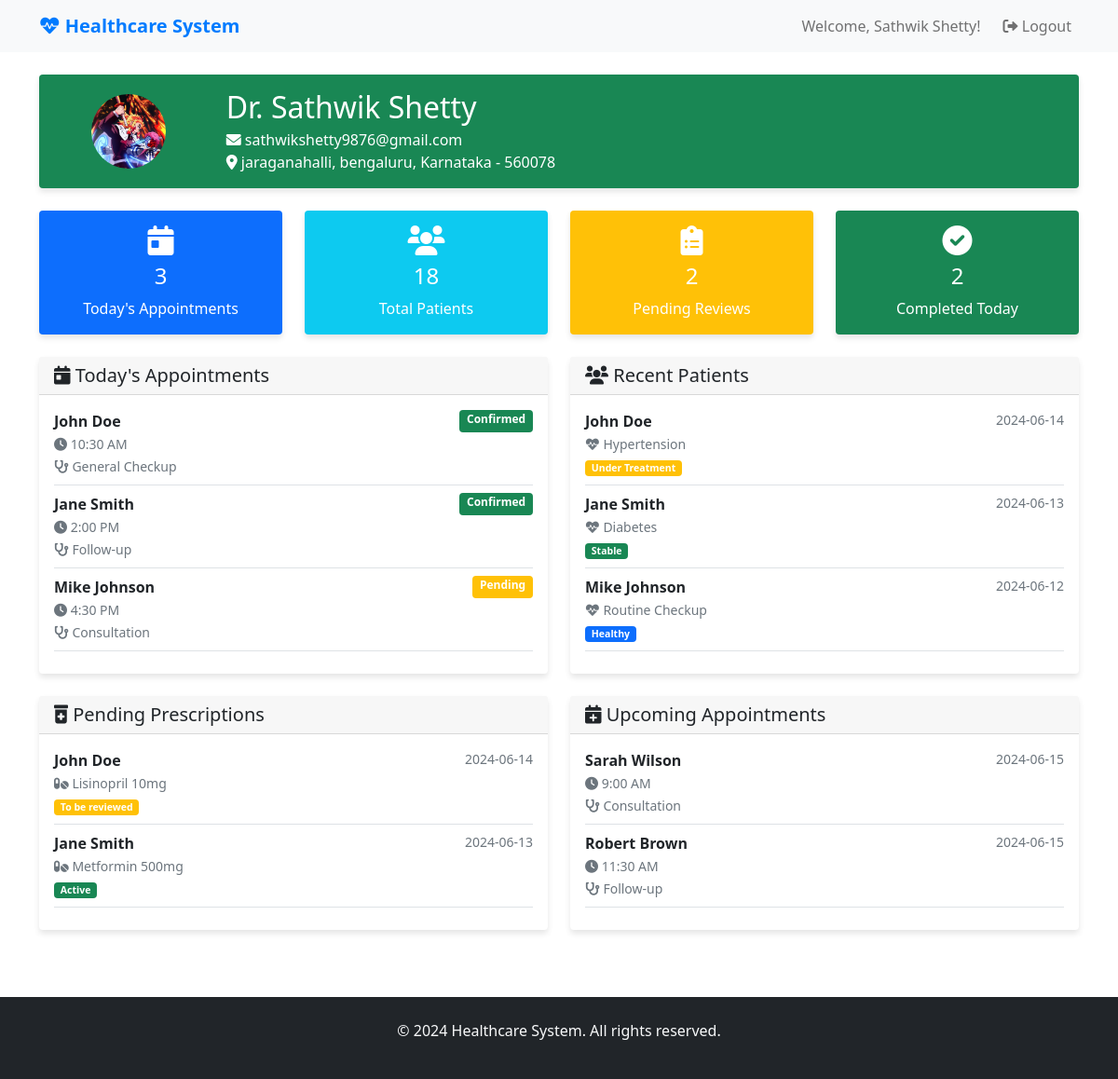
Screenshot of /doctor/dashboard/ (signed in) with the database file from the repository.
### users/models.py (models this page shows, shortened)
class Doctor(models.Model):
    user = models.OneToOneField(User, on_delete=models.CASCADE)
    profile_picture = models.ImageField(upload_to='profiles/doctors/', blank=True, null=True)
    address = models.OneToOneField(Address, on_delete=models.SET_NULL, null=True, blank=True)

class Address(models.Model):
    line1 = models.CharField(max_length=255)
    city = models.CharField(max_length=100)
    state = models.CharField(max_length=100)
    pincode = models.CharField(max_length=10)

### users/views.py (the view)
# urls.py: path('doctor/dashboard/', views.doctor_dashboard, name='doctor_dashboard'),
@login_required
def doctor_dashboard(request):
    try:
        doctor = Doctor.objects.get(user=request.user)
        today_appointments = [
            {
                'id': 1,
                'patient_name': 'John Doe',
                'time': '10:30 AM',
                'type': 'General Checkup',
                'status': 'Confirmed'
            },
            {
                'id': 2,
                'patient_name': 'Jane Smith',
                'time': '2:00 PM',
                'type': 'Follow-up',
                'status': 'Confirmed'
            },
            {
                'id': 3,
                'patient_name': 'Mike Johnson',
                'time': '4:30 PM',
                'type': 'Consultation',
                'status': 'Pending'
            }
        ]
        recent_patients = [
            {
                'id': 1,
                'name': 'John Doe',
                'last_visit': '2024-06-14',
                'condition': 'Hypertension',
                'status': 'Under Treatment'
            },
            {
                'id': 2,
                'name': 'Jane Smith',
                'last_visit': '2024-06-13',
                'condition': 'Diabetes',
                'status': 'Stable'
            },
            {
                'id': 3,
                'name': 'Mike Johnson',
                'last_visit': '2024-06-12',
                'condition': 'Routine Checkup',
                'status': 'Healthy'
            }
        ]
        pending_prescriptions = [
            {
                'id': 1,
                'patient': 'John Doe',
                'medicine': 'Lisinopril 10mg',
                'date': '2024-06-14',
                'status': 'To be reviewed'
            },
            {
                'id': 2,
                'patient': 'Jane Smith',
                'medicine': 'Metformin 500mg',
                'date': '2024-06-13',
                'status': 'Active'
            }
        ]
        upcoming_appointments = [
            {
                'id': 4,
                'patient_name': 'Sarah Wilson',
                'date': '2024-06-15',
                'time': '9:00 AM',
                'type': 'Consultation'
            },
            {
                'id': 5,
                'patient_name': 'Robert Brown',
                'date': '2024-06-15',
                'time': '11:30 AM',
                'type': 'Follow-up'
            }
        ]
        stats = {
            'today_appointments': len(today_appointments),
            'total_patients': len(recent_patients) + 15,  # Mock total
            'pending_reviews': len(pending_prescriptions),
            'completed_today': 2  # Mock completed appointments
        }
        context = {
            'doctor': doctor,
            'user': request.user,
            'today_appointments': today_appointments,
            'recent_patients': recent_patients[:5],  # Show only 5 recent
            'pending_prescriptions': pending_prescriptions,
            'upcoming_appointments': upcoming_appointments[:3],  # Show only 3 upcoming
            'stats': stats,
        }
        return render(request, 'doctor_dashboard.html', context)
    except Doctor.DoesNotExist:
        messages.error(request, 'Doctor profile not found')
        return redirect('home')

### templates/doctor_dashboard.html (shortened to what this page needs)
{% extends 'base.html' %}
{% block content %}
<div class="container mt-4">
    <div class="row mb-4">
        <div class="col-12">
            <div class="card bg-success text-white">
                <div class="card-body">
                    <div class="row align-items-center">
                        <div class="col-md-2 text-center">
                            {% if doctor.profile_picture %}
                                <img src="{{ doctor.profile_picture.url }}" alt="Profile" class="rounded-circle" style="width: 80px; height: 80px; object-fit: cover;">
                            {% else %}
                                <div class="bg-light rounded-circle d-inline-flex align-items-center justify-content-center" style="width: 80px; height: 80px;">
                                    <i class="fas fa-user-md fa-2x text-success"></i>
                                </div>
                            {% endif %}
                        </div>
                        <div class="col-md-10">
                            <h2 class="mb-1">Dr. {{ user.get_full_name|default:user.username }}</h2>
                            <p class="mb-0">
                                <i class="fas fa-envelope"></i> {{ user.email }}
                                {% if doctor.address %}
                                    <br><i class="fas fa-map-marker-alt"></i>
                                    {{ doctor.address.line1 }}, {{ doctor.address.city }}, {{ doctor.address.state }} - {{ doctor.address.pincode }}
                                {% endif %}
                            </p>
                        </div>
                    </div>
                </div>
            </div>
        </div>
    </div>
    <div class="row mb-4">
        <div class="col-md-3">
            <div class="card dashboard-card bg-primary text-white">
                <div class="card-body text-center">
                    <i class="fas fa-calendar-day fa-2x mb-2"></i>
                    <h4>{{ stats.today_appointments }}</h4>
                    <p class="mb-0">Today's Appointments</p>
                </div>
            </div>
        </div>
        <div class="col-md-3">
            <div class="card dashboard-card bg-info text-white">
                <div class="card-body text-center">
                    <i class="fas fa-users fa-2x mb-2"></i>
                    <h4>{{ stats.total_patients }}</h4>
                    <p class="mb-0">Total Patients</p>
                </div>
            </div>
        </div>
        <div class="col-md-3">
            <div class="card dashboard-card bg-warning text-white">
                <div class="card-body text-center">
                    <i class="fas fa-clipboard-list fa-2x mb-2"></i>
                    <h4>{{ stats.pending_reviews }}</h4>
                    <p class="mb-0">Pending Reviews</p>
                </div>
            </div>
        </div>
        <div class="col-md-3">
            <div class="card dashboard-card bg-success text-white">
                <div class="card-body text-center">
                    <i class="fas fa-check-circle fa-2x mb-2"></i>
                    <h4>{{ stats.completed_today }}</h4>
                    <p class="mb-0">Completed Today</p>
                </div>
            </div>
        </div>
    </div>
    <div class="row">
        <div class="col-md-6 mb-4">
            <div class="card">
                <div class="card-header">
                    <h5 class="mb-0"><i class="fas fa-calendar-day"></i> Today's Appointments</h5>
                </div>
                <div class="card-body">
                    {% if today_appointments %}
                        {% for appointment in today_appointments %}
                            <div class="border-bottom pb-2 mb-2">
                                <div class="d-flex justify-content-between">
                                    <strong>{{ appointment.patient_name }}</strong>
                                    <span class="badge {% if appointment.status|lower == 'confirmed' %}bg-success{% else %}bg-warning{% endif %}">
                                        {{ appointment.status }}
                                    </span>
                                </div>
                                <small class="text-muted">
                                    <i class="fas fa-clock"></i> {{ appointment.time }}
                                    <br><i class="fas fa-stethoscope"></i> {{ appointment.type }}
                                </small>
                            </div>
                        {% endfor %}
                    {% else %}
                        <p class="text-muted">No appointments scheduled for today</p>
                    {% endif %}
                </div>
            </div>
        </div>
        <div class="col-md-6 mb-4">
            <div class="card">
                <div class="card-header">
                    <h5 class="mb-0"><i class="fas fa-users"></i> Recent Patients</h5>
                </div>
                <div class="card-body">
                    {% if recent_patients %}
                        {% for patient in recent_patients %}
                            <div class="border-bottom pb-2 mb-2">
                                <div class="d-flex justify-content-between">
                                    <strong>{{ patient.name }}</strong>
                                    <small class="text-muted">{{ patient.last_visit }}</small>
                                </div>
                                <small class="text-muted">
                                    <i class="fas fa-heartbeat"></i> {{ patient.condition }}
                                    <br><span class="badge {% if patient.status|lower == 'stable' %}bg-success{% elif patient.status|lower == 'healthy' %}bg-primary{% else %}bg-warning{% endif %}">
                                        {{ patient.status }}
                                    </span>
                                </small>
                            </div>
                        {% endfor %}
                    {% else %}
                        <p class="text-muted">No recent patients</p>
                    {% endif %}
                </div>
            </div>
        </div>
    </div>
    <div class="row">
        <div class="col-md-6 mb-4">
            <div class="card">
                <div class="card-header">
                    <h5 class="mb-0"><i class="fas fa-prescription-bottle-alt"></i> Pending Prescriptions</h5>
                </div>
                <div class="card-body">
                    {% if pending_prescriptions %}
                        {% for prescription in pending_prescriptions %}
                            <div class="border-bottom pb-2 mb-2">
                                <div class="d-flex justify-content-between">
                                    <strong>{{ prescription.patient }}</strong>
                                    <small class="text-muted">{{ prescription.date }}</small>
                                </div>
                                <small class="text-muted">
                                    <i class="fas fa-pills"></i> {{ prescription.medicine }}
                                    <br><span class="badge {% if prescription.status|lower == 'active' %}bg-success{% else %}bg-warning{% endif %}">
                                        {{ prescription.status }}
                                    </span>
                                </small>
                            </div>
                        {% endfor %}
                    {% else %}
                        <p class="text-muted">No pending prescriptions</p>
                    {% endif %}
                </div>
            </div>
        </div>
        <div class="col-md-6 mb-4">
            <div class="card">
                <div class="card-header">
                    <h5 class="mb-0"><i class="fas fa-calendar-plus"></i> Upcoming Appointments</h5>
                </div>
                <div class="card-body">
                    {% if upcoming_appointments %}
                        {% for appointment in upcoming_appointments %}
                            <div class="border-bottom pb-2 mb-2">
                                <div class="d-flex justify-content-between">
                                    <strong>{{ appointment.patient_name }}</strong>
                                    <small class="text-muted">{{ appointment.date }}</small>
                                </div>
                                <small class="text-muted">
                                    <i class="fas fa-clock"></i> {{ appointment.time }}
                                    <br><i class="fas fa-stethoscope"></i> {{ appointment.type }}
                                </small>
                            </div>
                        {% endfor %}
                    {% else %}
                        <p class="text-muted">No upcoming appointments</p>
                    {% endif %}
                </div>
            </div>
        </div>
    </div>
</div>
{% endblock %}

### templates/base.html (shortened to what this page needs)
<!DOCTYPE html>
<html lang="en">
<head>
    <link href="https://cdnjs.cloudflare.com/ajax/libs/bootstrap/5.1.3/css/bootstrap.min.css" rel="stylesheet">
    <link href="https://cdnjs.cloudflare.com/ajax/libs/font-awesome/6.0.0/css/all.min.css" rel="stylesheet">
</head>
<body>
    <nav class="navbar navbar-expand-lg navbar-light bg-light">
        <div class="container">
            <a class="navbar-brand" href="{% url 'home' %}">
                <i class="fas fa-heartbeat"></i> Healthcare System
            </a>
            <div class="navbar-nav ms-auto">
                {% if user.is_authenticated %}
                    <span class="navbar-text me-3">
                        Welcome, {{ user.get_full_name|default:user.username }}!
                    </span>
                    <a class="nav-link" href="{% url 'logout' %}">
                        <i class="fas fa-sign-out-alt"></i> Logout
                    </a>
                {% else %}
                    <a class="nav-link" href="{% url 'home' %}">Home</a>
                {% endif %}
            </div>
        </div>
    </nav>
    <main>
        {% block content %}
        {% endblock %}
    </main>
    <footer class="bg-dark text-light py-4 mt-5">
        <div class="container text-center">
            <p>&copy; 2024 Healthcare System. All rights reserved.</p>
        </div>
    </footer>
</body>
</html>

### templates/base.html (style rules this page uses)
.navbar-brand { font-weight: bold; color: #007bff !important; }
.card { box-shadow: 0 4px 6px rgba(0, 0, 0, 0.1); border: none; }
.dashboard-card { transition: transform 0.2s; }

### rows the page displays
Doctor: profile_picture (picture), address.line1 "jaraganahalli", address.city "bengaluru", address.state "Karnataka", address.pincode "560078"

### other values shown
{{ user.get_full_name|default:user.username }} "Sathwik Shetty"
{{ user.email }} "sathwikshetty9876@gmail.com"
{{ stats.today_appointments }} "3"
{{ stats.total_patients }} "18"
{{ stats.pending_reviews }} "2"
{{ stats.completed_today }} "2"
{{ appointment.patient_name }} "John Doe" "Jane Smith" "Mike Johnson"
{{ appointment.status }} "Confirmed" "Confirmed" "Pending"
{{ appointment.time }} "10:30 AM" "2:00 PM" "4:30 PM"
{{ appointment.type }} "General Checkup" "Follow-up" "Consultation"
{{ patient.name }} "John Doe" "Jane Smith" "Mike Johnson"
{{ patient.last_visit }} "2024-06-14" "2024-06-13" "2024-06-12"
{{ patient.condition }} "Hypertension" "Diabetes" "Routine Checkup"
{{ patient.status }} "Under Treatment" "Stable" "Healthy"
{{ prescription.patient }} "John Doe" "Jane Smith"
